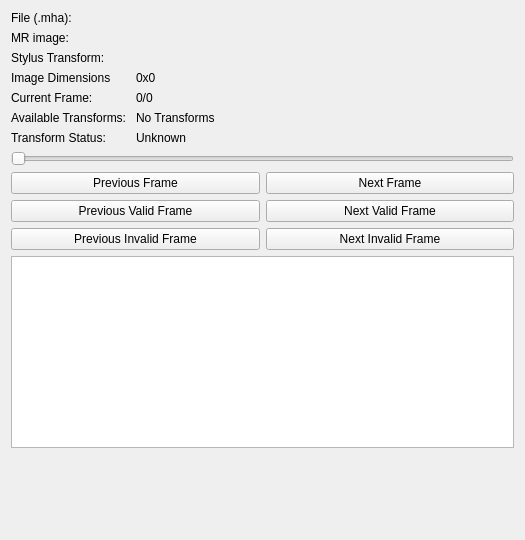
<?xml version="1.0" encoding="UTF-8"?>
<ui version="4.0">
 <class>qSlicerUSnavModuleWidget</class>
 <widget class="qSlicerWidget" name="qSlicerUSnavModuleWidget">
  <property name="geometry">
   <rect>
    <x>0</x>
    <y>0</y>
    <width>525</width>
    <height>540</height>
   </rect>
  </property>
  <property name="windowTitle">
   <string>Form</string>
  </property>
  <layout class="QVBoxLayout" name="verticalLayout">
   <item>
    <layout class="QFormLayout" name="formLayout">
     <property name="fieldGrowthPolicy">
      <enum>QFormLayout::FieldsStayAtSizeHint</enum>
     </property>
     <property name="formAlignment">
      <set>Qt::AlignLeading|Qt::AlignLeft|Qt::AlignTop</set>
     </property>
     <item row="0" column="0">
      <widget class="QLabel" name="fileMhaLabel">
       <property name="text">
        <string>File (.mha): </string>
       </property>
      </widget>
     </item>
     <item row="0" column="1">
      <widget class="ctkPathLineEdit" name="filePathLineEdit">
       <property name="sizePolicy">
        <sizepolicy hsizetype="Expanding" vsizetype="Fixed">
         <horstretch>0</horstretch>
         <verstretch>0</verstretch>
        </sizepolicy>
       </property>
      </widget>
     </item>
     <item row="4" column="0">
      <widget class="QLabel" name="label_1">
       <property name="text">
        <string>Current Frame: </string>
       </property>
      </widget>
     </item>
     <item row="4" column="1">
      <widget class="QLabel" name="currentFrameLabel">
       <property name="text">
        <string>0/0</string>
       </property>
      </widget>
     </item>
     <item row="6" column="0">
      <widget class="QLabel" name="label_0">
       <property name="text">
        <string>Transform Status: </string>
       </property>
      </widget>
     </item>
     <item row="6" column="1">
      <widget class="QLabel" name="transformStatusLabel">
       <property name="text">
        <string>Unknown</string>
       </property>
      </widget>
     </item>
     <item row="3" column="0">
      <widget class="QLabel" name="label_2">
       <property name="text">
        <string>Image Dimensions</string>
       </property>
      </widget>
     </item>
     <item row="3" column="1">
      <widget class="QLabel" name="imageDimensionsLabel">
       <property name="text">
        <string>0x0</string>
       </property>
      </widget>
     </item>
     <item row="5" column="0">
      <widget class="QLabel" name="label_3">
       <property name="text">
        <string>Available Transforms: </string>
       </property>
      </widget>
     </item>
     <item row="5" column="1">
      <widget class="QLabel" name="availableTransformsLabel">
       <property name="text">
        <string>No Transforms</string>
       </property>
      </widget>
     </item>
     <item row="1" column="0">
      <widget class="QLabel" name="MRImageLabel">
       <property name="text">
        <string>MR image: </string>
       </property>
      </widget>
     </item>
     <item row="1" column="1">
      <widget class="qMRMLNodeComboBox" name="MRImageNodeComboBox">
       <property name="enabled">
        <bool>true</bool>
       </property>
       <property name="nodeTypes">
        <stringlist>
         <string>vtkMRMLScalarVolumeNode</string>
        </stringlist>
       </property>
      </widget>
     </item>
     <item row="2" column="0">
      <widget class="QLabel" name="stylusTransformLabel">
       <property name="text">
        <string>Stylus Transform: </string>
       </property>
      </widget>
     </item>
     <item row="2" column="1">
      <widget class="qMRMLNodeComboBox" name="stylusTransformNodeComboBox">
       <property name="enabled">
        <bool>true</bool>
       </property>
       <property name="nodeTypes">
        <stringlist>
         <string>vtkMRMLLinearTransformNode</string>
        </stringlist>
       </property>
      </widget>
     </item>
    </layout>
   </item>
   <item>
    <widget class="QSlider" name="frameSlider">
     <property name="maximum">
      <number>0</number>
     </property>
     <property name="pageStep">
      <number>10</number>
     </property>
     <property name="orientation">
      <enum>Qt::Horizontal</enum>
     </property>
    </widget>
   </item>
   <item>
    <layout class="QHBoxLayout" name="horizontalLayout">
     <property name="leftMargin">
      <number>0</number>
     </property>
     <property name="topMargin">
      <number>0</number>
     </property>
     <item>
      <widget class="QPushButton" name="previousPushButton">
       <property name="text">
        <string>Previous Frame</string>
       </property>
      </widget>
     </item>
     <item>
      <widget class="QPushButton" name="nextPushButton">
       <property name="text">
        <string>Next Frame</string>
       </property>
      </widget>
     </item>
    </layout>
   </item>
   <item>
    <layout class="QHBoxLayout" name="horizontalLayout_3">
     <item>
      <widget class="QPushButton" name="previousValidFrameButton">
       <property name="text">
        <string>Previous Valid Frame</string>
       </property>
      </widget>
     </item>
     <item>
      <widget class="QPushButton" name="nextValidFrameButton">
       <property name="text">
        <string>Next Valid Frame</string>
       </property>
      </widget>
     </item>
    </layout>
   </item>
   <item>
    <layout class="QHBoxLayout" name="horizontalLayout_4">
     <item>
      <widget class="QPushButton" name="previousInvalidFrameButton">
       <property name="text">
        <string>Previous Invalid Frame</string>
       </property>
      </widget>
     </item>
     <item>
      <widget class="QPushButton" name="nextInvalidFrameButton">
       <property name="text">
        <string>Next Invalid Frame</string>
       </property>
      </widget>
     </item>
    </layout>
   </item>
   <item>
    <widget class="QTextEdit" name="consoleTextEdit"/>
   </item>
   <item>
    <spacer name="verticalSpacer">
     <property name="orientation">
      <enum>Qt::Vertical</enum>
     </property>
     <property name="sizeHint" stdset="0">
      <size>
       <width>20</width>
       <height>40</height>
      </size>
     </property>
    </spacer>
   </item>
  </layout>
 </widget>
 <customwidgets>
  <customwidget>
   <class>qMRMLNodeComboBox</class>
   <extends>QWidget</extends>
   <header>qMRMLNodeComboBox.h</header>
  </customwidget>
  <customwidget>
   <class>qSlicerWidget</class>
   <extends>QWidget</extends>
   <header>qSlicerWidget.h</header>
   <container>1</container>
  </customwidget>
  <customwidget>
   <class>ctkPathLineEdit</class>
   <extends>QWidget</extends>
   <header>ctkPathLineEdit.h</header>
  </customwidget>
 </customwidgets>
 <resources/>
 <connections>
  <connection>
   <sender>qSlicerUSnavModuleWidget</sender>
   <signal>mrmlSceneChanged(vtkMRMLScene*)</signal>
   <receiver>MRImageNodeComboBox</receiver>
   <slot>setMRMLScene(vtkMRMLScene*)</slot>
   <hints>
    <hint type="sourcelabel">
     <x>262</x>
     <y>178</y>
    </hint>
    <hint type="destinationlabel">
     <x>232</x>
     <y>61</y>
    </hint>
   </hints>
  </connection>
  <connection>
   <sender>qSlicerUSnavModuleWidget</sender>
   <signal>mrmlSceneChanged(vtkMRMLScene*)</signal>
   <receiver>stylusTransformNodeComboBox</receiver>
   <slot>setMRMLScene(vtkMRMLScene*)</slot>
   <hints>
    <hint type="sourcelabel">
     <x>262</x>
     <y>269</y>
    </hint>
    <hint type="destinationlabel">
     <x>232</x>
     <y>97</y>
    </hint>
   </hints>
  </connection>
 </connections>
</ui>
